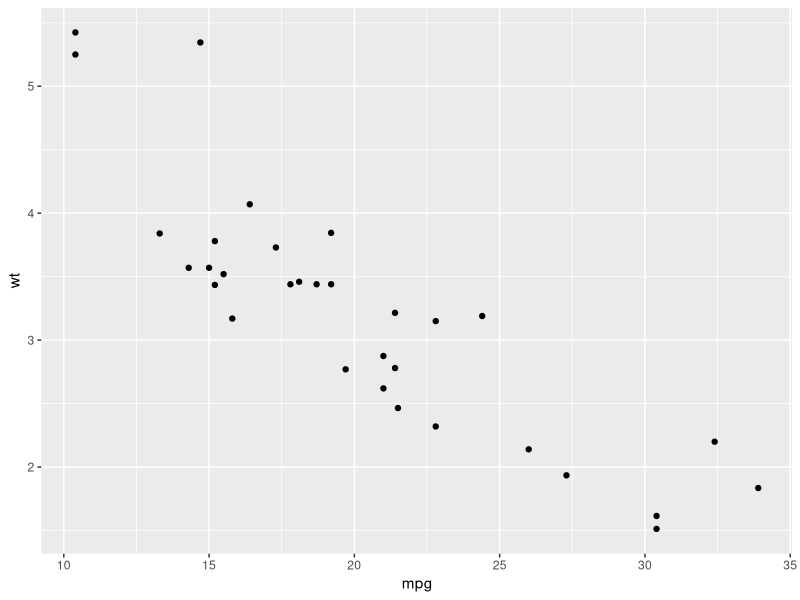
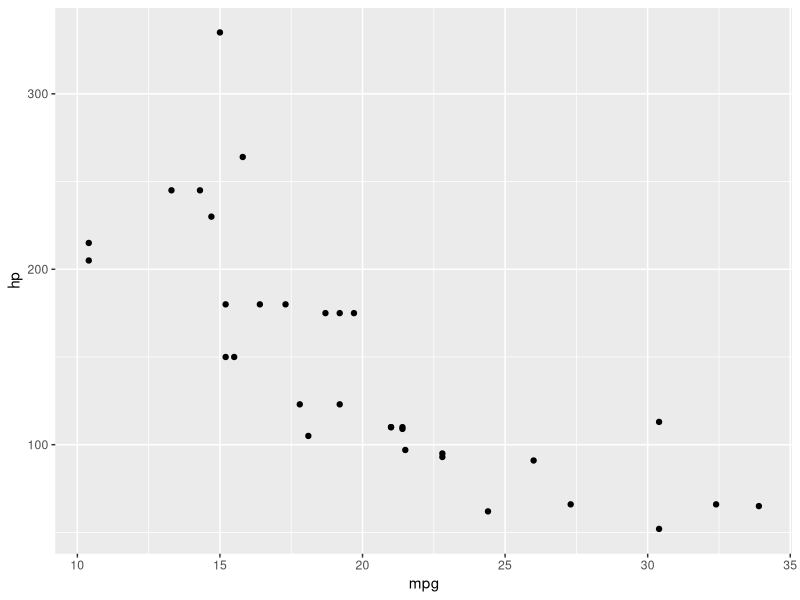

Here is the R script that generated these plots, in order:
## ---- chunk 1
library(knitr)
library(ggplot2)

opts_knit$set(progress = F, verbose = F)
opts_chunk$set(comment=NA, warning=FALSE, message=FALSE, echo=FALSE, tidy=FALSE)
## ---- chunk 2
library(ggplot2)

g1 <- qplot(mpg, wt, data=mtcars)
g2 <- qplot(mpg, hp, data=mtcars)

myPlots <- list(g1, g2)

bcRefStr <- list("objType" = "fig",
                 "objs" = c("g1", "g2"),
                 "str" = "Plots \\ref{fig:g1} and \\ref{fig:g2}")
## ---- chunk 3

latexObjLabel <- paste0("{{name}}\\\\label{", bcRefStr$objType, ":{{name}}", "}")

chunkName <- "{{name}}"
chunkHeader <- paste0("```{r ", chunkName, ", ")
chunkOptions <- paste0("include=TRUE, results='asis', fig.height=4, fig.width=4, fig.cap='", latexObjLabel, "'")
chunkHeaderFull <- paste0(chunkHeader, chunkOptions, "}")
chunkBody <- "print(get('{{name}}'))"

chunkText <- c(chunkHeaderFull,
               chunkBody,
               "```", "\n")

figReportParts <- lapply(bcRefStr$objs, function (x) knit_expand(text = chunkText, name = x))
